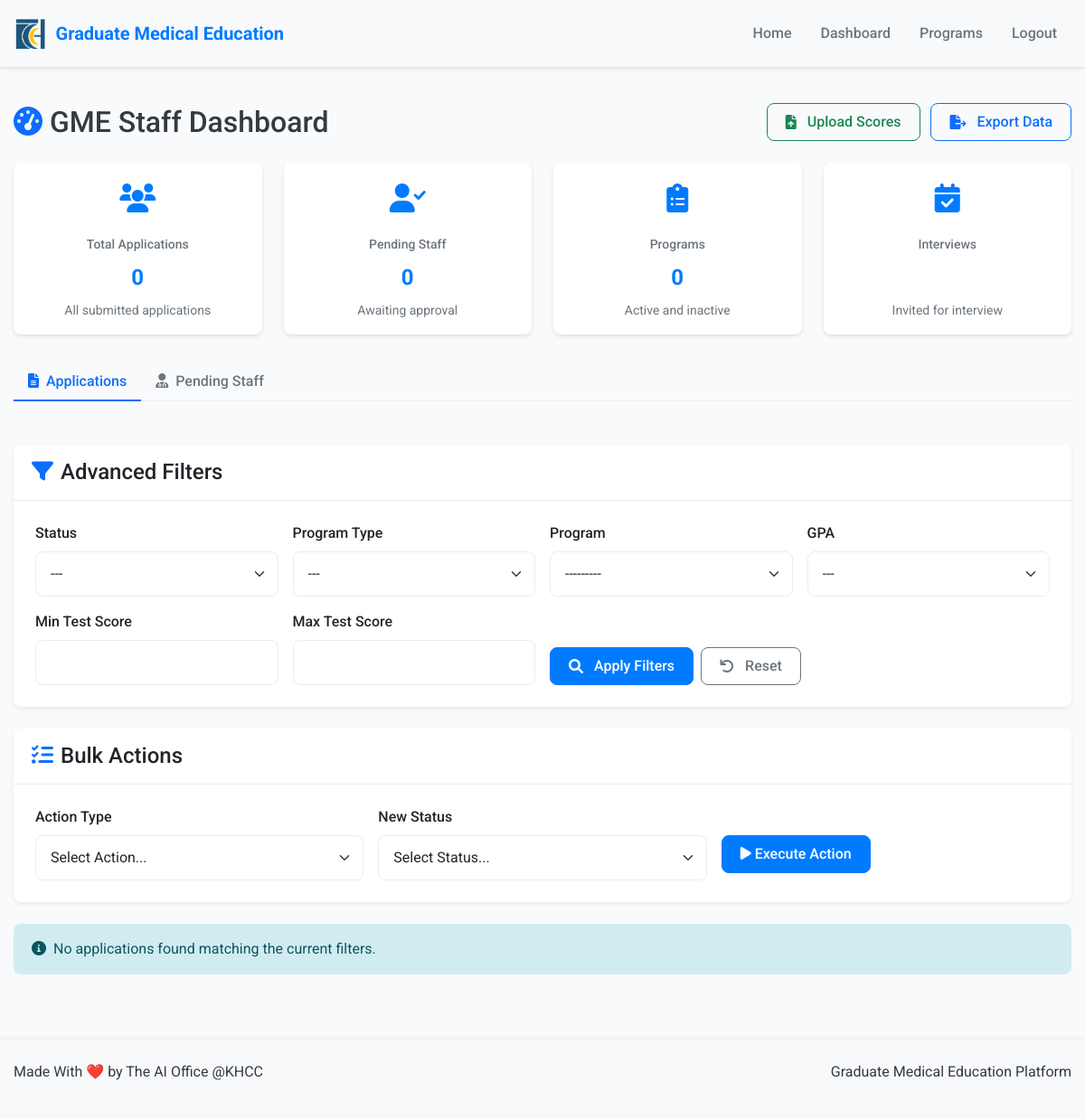
Before: /dashboard/ (signed in) with the older database file.
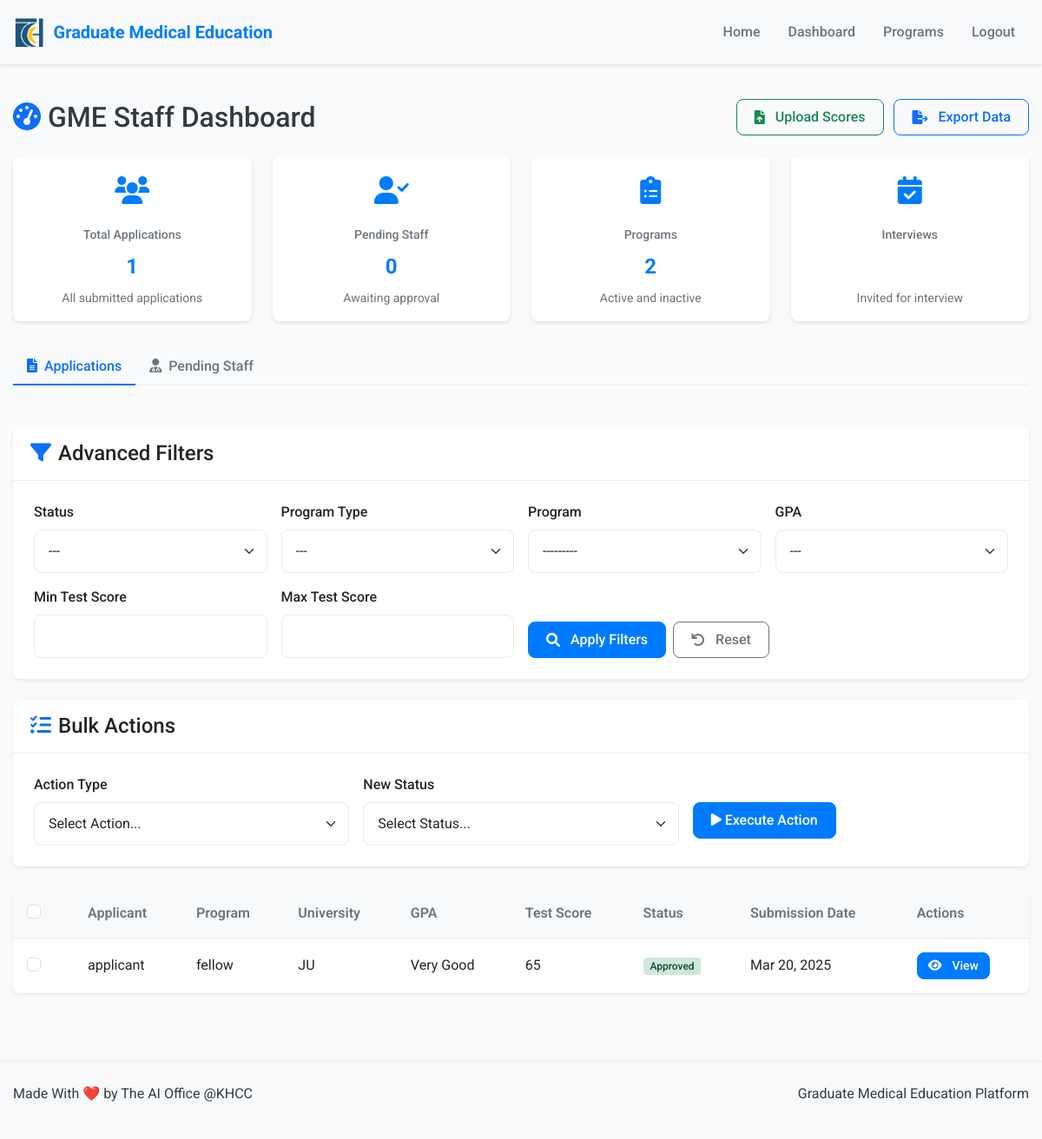
After: the same page with the newer database file.
### users/models.py (models this page shows, shortened)
class Application(models.Model):
    STATUS_CHOICES = (
        ('DRAFT', 'Draft'),
        ('SUBMITTED', 'Submitted'),
        ('ELIGIBLE', 'Eligible'),
        ('NOT_ELIGIBLE', 'Not Eligible'),
        ('APPROVED', 'Approved'),
        ('REJECTED', 'Rejected'),
        ('WAIT_LISTED', 'Waitlisted'),
        ('INVITED_FOR_INTERVIEW', 'Invited for Interview'),
    )
    GPA_CHOICES = (
        ('SATISFACTORY', 'Satisfactory'),
        ('GOOD', 'Good'),
        ('VERY_GOOD', 'Very Good'),
        ('EXCELLENT', 'Excellent'),
    )
    applicant = models.ForeignKey(User, on_delete=models.CASCADE, related_name='applications')
    program = models.ForeignKey(Program, on_delete=models.CASCADE, related_name='applications')
    university_name = models.CharField(max_length=100)
    gpa = models.CharField(max_length=20, choices=GPA_CHOICES)
    final_score = models.DecimalField(max_digits=5, decimal_places=2, null=True, blank=True)
    final_score_submitted = models.BooleanField(default=False)
    final_score_notes = models.TextField(blank=True)
    final_score_submitted_at = models.DateTimeField(null=True, blank=True)
    def national_id_upload_path(instance, filename):
        ext = filename.split('.')[-1]
        filename = f"{instance.applicant.username}_{uuid4().hex}.{ext}"
        return os.path.join('documents', 'national_id', filename)
    def cv_upload_path(instance, filename):
        ext = filename.split('.')[-1]
        filename = f"{instance.applicant.username}_{uuid4().hex}.{ext}"
        return os.path.join('documents', 'cv', filename)
    def payment_upload_path(instance, filename):
        ext = filename.split('.')[-1]
        filename = f"{instance.applicant.username}_{uuid4().hex}.{ext}"
        return os.path.join('documents', 'payment', filename)
    def certificate_upload_path(instance, filename):
        ext = filename.split('.')[-1]
        filename = f"{instance.applicant.username}_{uuid4().hex}.{ext}"
        return os.path.join('documents', 'certificates', filename)
    def board_certification_upload_path(instance, filename):
        ext = filename.split('.')[-1]
        filename = f"{instance.applicant.username}_{uuid4().hex}.{ext}"
        return os.path.join('documents', 'board_certification', filename)
    national_id_document = models.FileField(upload_to=national_id_upload_path)
    cv = models.FileField(upload_to=cv_upload_path)
    payment_receipt = models.FileField(upload_to=payment_upload_path, null=True, blank=True)
    university_certificate = models.FileField(upload_to=certificate_upload_path, null=True, blank=True)
    board_certification = models.FileField(upload_to=board_certification_upload_path, null=True, blank=True)
    status = models.CharField(max_length=25, choices=STATUS_CHOICES, default='SUBMITTED')
    created_at = models.DateTimeField(auto_now_add=True)
    updated_at = models.DateTimeField(auto_now=True)
    class Meta:
        unique_together = ('applicant', 'program')

class User(AbstractUser):
    USER_TYPE_CHOICES = (
        ('GME_STAFF', 'GME Staff'),
        ('PROGRAM_DIRECTOR', 'Program Director'),
        ('INTERVIEWER', 'Interviewer'),
        ('APPLICANT', 'Applicant'),
    )
    user_type = models.CharField(max_length=20, choices=USER_TYPE_CHOICES)
    phone_number = models.CharField(max_length=15, blank=True)
    is_approved = models.BooleanField(default=False)
    program = models.ForeignKey('Program', on_delete=models.SET_NULL, null=True, blank=True, related_name='staff_members')

class Program(models.Model):
    PROGRAM_TYPE_CHOICES = (
        ('RESIDENCY', 'Residency'),
        ('FELLOWSHIP', 'Fellowship'),
    )
    STATUS_CHOICES = (
        ('ACTIVE', 'Active'),
        ('INACTIVE', 'Inactive'),
    )
    name = models.CharField(max_length=100, validators=[MinLengthValidator(3)])
    program_type = models.CharField(max_length=20, choices=PROGRAM_TYPE_CHOICES)
    start_date = models.DateField()
    end_date = models.DateField()
    status = models.CharField(max_length=10, choices=STATUS_CHOICES, default='ACTIVE')
    capacity = models.PositiveIntegerField(null=True, blank=True)
    def __str__(self):
        return f"{self.name} ({self.get_program_type_display()})"

class Interview(models.Model):
    FORM_TYPE_CHOICES = (
        ('RESIDENCY', 'Residency'),
        ('FELLOWSHIP', 'Fellowship'),
    )
    application = models.ForeignKey(Application, on_delete=models.CASCADE, related_name='interviews')
    interviewer = models.ForeignKey(User, on_delete=models.CASCADE, related_name='conducted_interviews')
    form_type = models.CharField(max_length=20, choices=FORM_TYPE_CHOICES)
    professional_appearance = models.PositiveSmallIntegerField(default=0)
    interest = models.PositiveSmallIntegerField(default=0)
    behavior = models.PositiveSmallIntegerField(default=0)
    future_plans = models.PositiveSmallIntegerField(default=0)
    personality = models.PositiveSmallIntegerField(default=0)
    handling_emergencies = models.PositiveSmallIntegerField(default=0)
    professional_attitude = models.PositiveSmallIntegerField(default=0)
    knowledge = models.PositiveSmallIntegerField(default=0)
    research = models.PositiveSmallIntegerField(default=0)
    time_management = models.SmallIntegerField(default=0)
    flexibility_teamwork = models.SmallIntegerField(default=0)
    takes_feedback = models.SmallIntegerField(default=0)
    stress_coping = models.SmallIntegerField(default=0)
    problem_solving = models.SmallIntegerField(default=0)
    leadership = models.SmallIntegerField(default=0)
    test_score = models.PositiveSmallIntegerField(default=0)
    medical_school_score = models.PositiveSmallIntegerField(default=0)
    tentative_available_date = models.DateField(null=True, blank=True)
    created_at = models.DateTimeField(auto_now_add=True)
    updated_at = models.DateTimeField(auto_now=True)

### users/views.py (the view)
    def _wrapped_view(request, *args, **kwargs):
        if not request.user.is_authenticated:
            return redirect('login')
        allowed = False
        view_name = request.resolver_match.url_name
        user_type = request.user.user_type
        role_access_map = {
            'dashboard': ['GME_STAFF'],
            'applicant_dashboard': ['APPLICANT'],
            'interviewer_dashboard': ['INTERVIEWER', 'PROGRAM_DIRECTOR'],
            'director_dashboard': ['PROGRAM_DIRECTOR'],
            'manage_programs': ['GME_STAFF'],
            'approve_staff': ['GME_STAFF'],
            'conduct_interview': ['INTERVIEWER', 'PROGRAM_DIRECTOR'],
            'view_interview_results': ['PROGRAM_DIRECTOR'],
            'submit_final_score': ['PROGRAM_DIRECTOR'],
            'director_bulk_update': ['PROGRAM_DIRECTOR'],
            'view_application': ['GME_STAFF'],
            'edit_program': ['GME_STAFF'],
            'delete_program': ['GME_STAFF'],
            'update_application_status': ['GME_STAFF'],
            'create_program': ['GME_STAFF'],
            'bulk_update_status': ['GME_STAFF'],
            'upload_scores': ['GME_STAFF'],
            'process_scores': ['GME_STAFF'],
            'export_applications': ['GME_STAFF'],
            'bulk_send_email': ['GME_STAFF'],
            'bulk_actions': ['GME_STAFF'],
            'edit_application': ['APPLICANT'],
            'submit_draft': ['APPLICANT']
        }
        if view_name in role_access_map:
            allowed = user_type in role_access_map[view_name]
        if not allowed:
            raise PermissionDenied("You don't have permission to access this page.")
        return view_func(request, *args, **kwargs)

### users/forms.py
class AdvancedFilterForm(forms.Form):
    STATUS_CHOICES = [('', '---')] + [(status, label) for status, label in Application.STATUS_CHOICES if status != 'DRAFT']
    PROGRAM_TYPE_CHOICES = [('', '---')] + list(Program.PROGRAM_TYPE_CHOICES)
    GPA_CHOICES = [('', '---')] + list(Application.GPA_CHOICES)
    status = forms.ChoiceField(choices=STATUS_CHOICES, required=False)
    program_type = forms.ChoiceField(choices=PROGRAM_TYPE_CHOICES, required=False)
    program = forms.ModelChoiceField(queryset=Program.objects.all(), required=False)
    gpa = forms.ChoiceField(choices=GPA_CHOICES, required=False)
    min_test_score = forms.IntegerField(required=False, min_value=0)
    max_test_score = forms.IntegerField(required=False, min_value=0)
    def __init__(self, *args, **kwargs):
        super().__init__(*args, **kwargs)
        self.fields['program'].queryset = Program.objects.filter(status='ACTIVE')

### users/templates/users/dashboard.html (shortened to what the changed rows need)
{% extends 'users/base.html' %}
{% load widget_tweaks %}
{% block content %}
<div class="fade-in">
    <div class="d-flex justify-content-between align-items-center mb-4">
        <h2 class="mb-0"><i class="fas fa-tachometer-alt me-2 text-primary"></i>GME Staff Dashboard</h2>
    </div>
    <div class="stats-container">
        <div class="stat-card">
            <div class="stat-icon"><i class="fas fa-users"></i></div>
            <div class="stat-title">Total Applications</div>
            <div class="stat-value">{{ applications.count }}</div>
            <div class="stat-description">All submitted applications</div>
        </div>
        <div class="stat-card">
            <div class="stat-icon"><i class="fas fa-clipboard-list"></i></div>
            <div class="stat-title">Programs</div>
            <div class="stat-value">{{ programs.count }}</div>
            <div class="stat-description">Active and inactive</div>
        </div>
    </div>
    <div class="tab-content" id="staffTabsContent">
        <div class="tab-pane fade show active" id="applications" role="tabpanel" aria-labelledby="applications-tab">
            <form method="post" action="{% url 'bulk_update_status' %}" id="bulkActionForm">
                <div class="card shadow-sm mb-4">
                    <div class="card-header">
                    </div>
                    <div class="card-body">
                    </div>
                </div>
                {% if applications %}
                    <div class="table-container">
                        <div class="table-responsive">
                            <table class="table table-hover">
                                <thead>
                                    <tr>
                                        <th>
                                            <div class="form-check">
                                                <input class="form-check-input" type="checkbox" id="selectAll">
                                            </div>
                                        </th>
                                        <th>Applicant</th>
                                        <th>Program</th>
                                        <th>University</th>
                                        <th>GPA</th>
                                        <th>Test Score</th>
                                        <th>Status</th>
                                        <th>Submission Date</th>
                                        <th>Actions</th>
                                    </tr>
                                </thead>
                                <tbody>
                                    {% for application in applications %}
                                        <tr>
                                            <td>
                                                <div class="form-check">
                                                    <input class="form-check-input application-checkbox" type="checkbox" name="application_ids" value="{{ application.id }}">
                                                </div>
                                            </td>
                                            <td>{{ application.applicant.username }}</td>
                                            <td>{{ application.program.name }}</td>
                                            <td>{{ application.university_name }}</td>
                                            <td>{{ application.get_gpa_display }}</td>
                                            <td>
                                                {% if application.interviews.exists %}
                                                    {% with test_score=None %}
                                                        {% for interview in application.interviews.all %}
                                                            {% if interview.interviewer.user_type == 'GME_STAFF' and not test_score %}
                                                                {{ interview.test_score }}
                                                            {% endif %}
                                                        {% endfor %}
                                                    {% endwith %}
                                                {% else %}
                                                    -
                                                {% endif %}
                                            </td>
                                            <td>
                                                {% if application.status == 'SUBMITTED' %}
                                                    <span class="status-badge status-submitted">Submitted</span>
                                                {% elif application.status == 'ELIGIBLE' %}
                                                    <span class="status-badge status-eligible">Eligible</span>
                                                {% elif application.status == 'NOT_ELIGIBLE' %}
                                                    <span class="status-badge status-not-eligible">Not Eligible</span>
                                                {% elif application.status == 'APPROVED' %}
                                                    <span class="status-badge status-approved">Approved</span>
                                                {% elif application.status == 'REJECTED' %}
                                                    <span class="status-badge status-rejected">Rejected</span>
                                                {% elif application.status == 'INVITED_FOR_INTERVIEW' %}
                                                    <span class="status-badge status-invited">Invited for Interview</span>
                                                {% elif application.status == 'DRAFT' %}
                                                    <span class="status-badge status-draft">Draft</span>
                                                {% endif %}
                                            </td>
                                            <td>{{ application.created_at|date:"M d, Y" }}</td>
                                            <td>
                                                <a href="{% url 'view_application' application.id %}" class="btn btn-sm btn-primary">
                                                    <i class="fas fa-eye me-1"></i>View
                                                </a>
                                            </td>
                                        </tr>
                                    {% endfor %}
                                </tbody>
                            </table>
                        </div>
                    </div>
                {% else %}
                    <div class="alert alert-info">
                        <i class="fas fa-info-circle me-2"></i>No applications found matching the current filters.
                    </div>
                {% endif %}
            </form>
        </div>
    </div>
</div>
{% endblock %}

Changed rows visible on the page:
added Application: applicant.username "applicant", program.name "fellow", university_name "JU", gpa "Very Good", status "Approved", created_at "Mar 20, 2025"
added Interview: test_score "65"
Other visible differences:
{{ applications.count }}: "0" → "1"
{{ programs.count }}: "0" → "2"
form field value: (not shown) → "☐"
text no longer shown: "No applications found matching the current filters."
text now shown: "Applicant Program University GPA Test Score Status Submission Date Actions"
